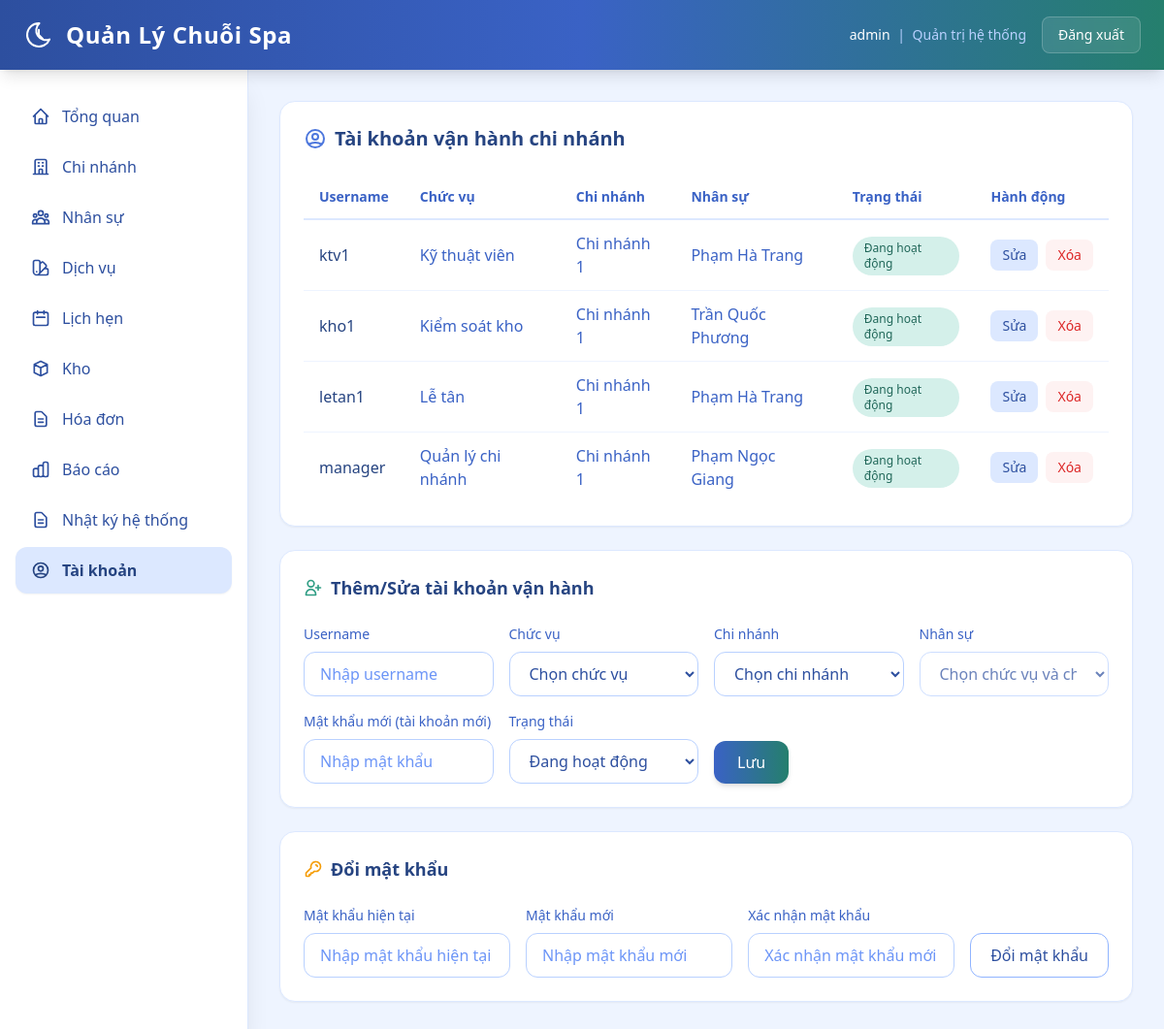
The page /web/accounts (signed in) on the database as committed earlier.
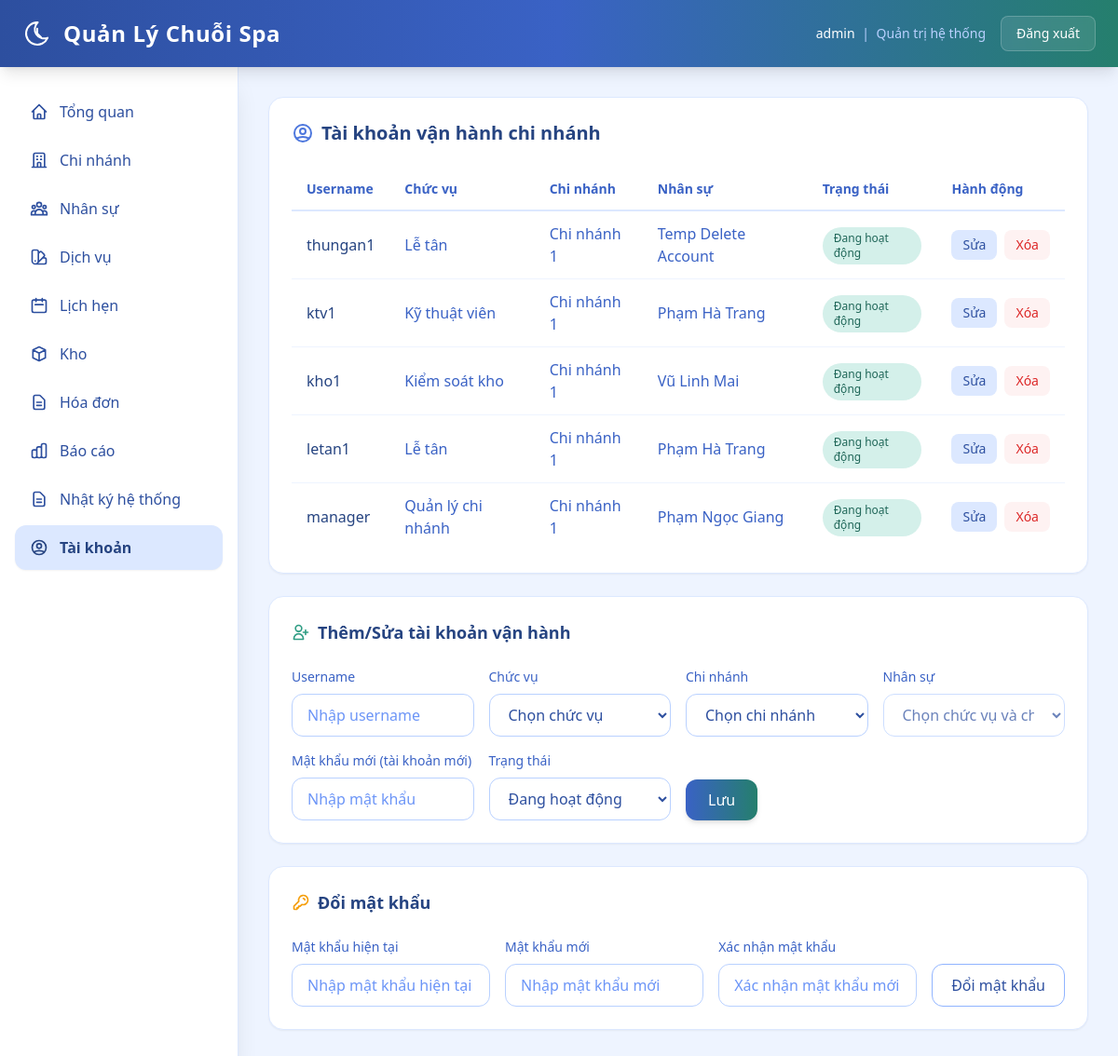
The same page on the database as committed later.
### backend/models.py (models this page shows, shortened)
class TimestampMixin:
    created_at = db.Column(db.DateTime, nullable=False, default=datetime.utcnow)
    updated_at = db.Column(
        db.DateTime,
        nullable=False,
        default=datetime.utcnow,
        onupdate=datetime.utcnow,
    )

class User(db.Model, TimestampMixin):
    __tablename__ = "users"
    id = db.Column(db.Integer, primary_key=True)
    username = db.Column(db.String(64), nullable=False, unique=True, index=True)
    password_hash = db.Column(db.String(255), nullable=False)
    role = db.Column(db.String(32), nullable=False, default="branch_manager")
    branch_id = db.Column(db.Integer, db.ForeignKey("branches.id"), nullable=True, index=True)
    staff_id = db.Column(db.Integer, db.ForeignKey("staffs.id"), nullable=True, index=True)
    is_active = db.Column(db.Boolean, nullable=False, default=True)
    branch = db.relationship("Branch", lazy="joined")
    staff = db.relationship("Staff", lazy="joined")
    @property
    def is_super_admin(self) -> bool:
        return self.role == "super_admin"

class Branch(db.Model, TimestampMixin):
    __tablename__ = "branches"
    id = db.Column(db.Integer, primary_key=True)
    branch_code = db.Column(db.String(16), nullable=True, unique=True, index=True)
    name = db.Column(db.String(255), nullable=False, unique=True)
    address = db.Column(db.String(500), nullable=True)
    phone = db.Column(db.String(32), nullable=True, unique=True)
    manager_name = db.Column(db.String(255), nullable=True)
    manager_staff_id = db.Column(db.Integer, db.ForeignKey("staffs.id"), nullable=True, index=True)
    status = db.Column(db.String(32), nullable=False, default="active")
    manager_staff = db.relationship("Staff", foreign_keys=[manager_staff_id], lazy="joined")

class Staff(db.Model, TimestampMixin):
    __tablename__ = "staffs"
    id = db.Column(db.Integer, primary_key=True)
    branch_id = db.Column(db.Integer, db.ForeignKey("branches.id"), nullable=False, index=True)
    full_name = db.Column(db.String(255), nullable=False)
    phone = db.Column(db.String(32), nullable=True, unique=True, index=True)
    title = db.Column(db.String(64), nullable=True)
    status = db.Column(db.String(32), nullable=False, default="active")
    start_date = db.Column(db.Date, nullable=True)
    note = db.Column(db.String(500), nullable=True)
    branch = db.relationship("Branch", foreign_keys=[branch_id], lazy="joined")

### backend/web_modules/tai_khoan.py (the view)
@web_bp.get("/accounts")
@roles_required("super_admin")
def accounts():
    scope_ids = getattr(g, "scope_branch_ids", [])
    edit_id = parse_int(request.args.get("edit_id"))
    rows = User.query.filter(User.role != "super_admin").order_by(User.id.desc()).all()
    branch_options = list_scope_branches(scope_ids, order_by="name")
    edit_row = find_non_admin_user(edit_id)
    if edit_id and edit_row is None:
        return accounts_redirect("Không tìm thấy tài khoản.")
    staff_options = list_staff_options(scope_ids, edit_row)
    form_data = build_form_data(edit_row)
    role_staff_titles = {role: sorted(titles) for role, titles in ROLE_STAFF_TITLES.items()}
    return render_template(
        "web/accounts.html",
        rows=rows,
        branch_options=branch_options,
        staff_options=staff_options,
        role_staff_titles=role_staff_titles,
        edit_mode=bool(edit_row),
        form_data=form_data,
    )

### backend/web.py (called while the page is built)
def parse_int(value):
    try:
        return int(value)
    except (TypeError, ValueError):
        return None

def role_label(role: str) -> str:
    return ROLE_LABELS.get(role, role)

def can_access_menu_for_user(user: User | None, menu_key: str) -> bool:
    if not user:
        return False
    return menu_key in ROLE_MENU_ACCESS.get(user.role, set())

def list_scope_branches(scope_ids: list[int], order_by: str = "name") -> list[Branch]:
    if not scope_ids:
        return []
    query = Branch.query.filter(Branch.id.in_(scope_ids))
    if order_by == "id":
        query = query.order_by(Branch.id.asc())
    else:
        query = query.order_by(Branch.name.asc())
    return query.all()

def user_scope_branch_ids(user: User | None) -> list[int]:
    if not user:
        return []
    if user.is_super_admin:
        rows = Branch.query.with_entities(Branch.id).order_by(Branch.id.asc()).all()
        return [int(branch_id) for (branch_id,) in rows]
    return [int(user.branch_id)] if user.branch_id else []

### backend/templates/web/accounts.html (shortened to what the changed rows need)
{% extends "web/base.html" %}
{% block content %}
  <section class="bg-white rounded-2xl shadow-sm border border-spa-100 p-6 mb-6">
    <h2 class="text-xl font-bold text-spa-800 mb-6 flex items-center gap-2">
      <svg class="w-6 h-6 text-spa-500" fill="none" stroke="currentColor" viewBox="0 0 24 24"><path stroke-linecap="round" stroke-linejoin="round" stroke-width="2" d="M5.121 17.804A13.937 13.937 0 0112 16c2.5 0 4.847.655 6.879 1.804M15 10a3 3 0 11-6 0 3 3 0 016 0zm6 2a9 9 0 11-18 0 9 9 0 0118 0z"/></svg>
      Tài khoản vận hành chi nhánh
    </h2>
    <div class="overflow-x-auto">
      <table class="w-full">
        <thead>
          <tr class="border-b-2 border-spa-100">
            <th class="text-left py-3 px-4 text-sm font-semibold text-spa-600">Username</th>
            <th class="text-left py-3 px-4 text-sm font-semibold text-spa-600">Chức vụ</th>
            <th class="text-left py-3 px-4 text-sm font-semibold text-spa-600">Chi nhánh</th>
            <th class="text-left py-3 px-4 text-sm font-semibold text-spa-600">Nhân sự</th>
            <th class="text-left py-3 px-4 text-sm font-semibold text-spa-600">Trạng thái</th>
            <th class="text-left py-3 px-4 text-sm font-semibold text-spa-600">Hành động</th>
          </tr>
        </thead>
        <tbody class="divide-y divide-spa-50">
          {% for row in rows %}
            <tr class="hover:bg-spa-50/50 transition-colors">
              <td class="py-3 px-4 text-spa-800 font-medium">{{ row.username }}</td>
              <td class="py-3 px-4 text-spa-600">{{ role_label(row.role) }}</td>
              <td class="py-3 px-4 text-spa-600">{{ row.branch.name if row.branch else '-' }}</td>
              <td class="py-3 px-4 text-spa-600">{{ row.staff.full_name if row.staff else '-' }}</td>
              <td class="py-3 px-4">
                <span class="inline-flex px-3 py-1 rounded-full text-xs font-medium
                  {% if row.is_active %}bg-sage-100 text-sage-700{% else %}bg-spa-200 text-spa-600{% endif %}">
                  {{ 'Đang hoạt động' if row.is_active else 'Ngừng hoạt động' }}
                </span>
              </td>
              <td class="py-3 px-4">
                <div class="flex items-center gap-2">
                  <a href="{{ url_for('web.accounts', edit_id=row.id) }}#account-editor"
                    class="px-3 py-1.5 rounded-lg bg-spa-100 text-spa-700 hover:bg-spa-200 text-sm font-medium transition-all">
                    Sửa
                  </a>
                  <form method="post" action="{{ url_for('web.accounts_delete') }}" class="inline"
                    data-confirm-modal="1"
                    data-confirm-message="Bạn có chắc muốn xóa tài khoản này không?"
                    data-confirm-ok-label="Xóa tài khoản">
                    <button type="submit" class="px-3 py-1.5 rounded-lg bg-red-50 text-red-600 hover:bg-red-100 text-sm font-medium transition-all">
                      Xóa
                    </button>
                  </form>
                </div>
              </td>
            </tr>
          {% else %}
            <tr><td colspan="6" class="py-8 text-center text-spa-400">Không có dữ liệu.</td></tr>
          {% endfor %}
        </tbody>
      </table>
    </div>
  </section>
{% endblock %}

Rows that differ between the two databases and show on the page:
added User: username "thungan1", role "Lễ tân", branch "Chi nhánh 1", staff "Temp Delete Account", is_active "Đang hoạt động"
changed User "kho1": staff "Trần Quốc Phương" → "Vũ Linh Mai"
